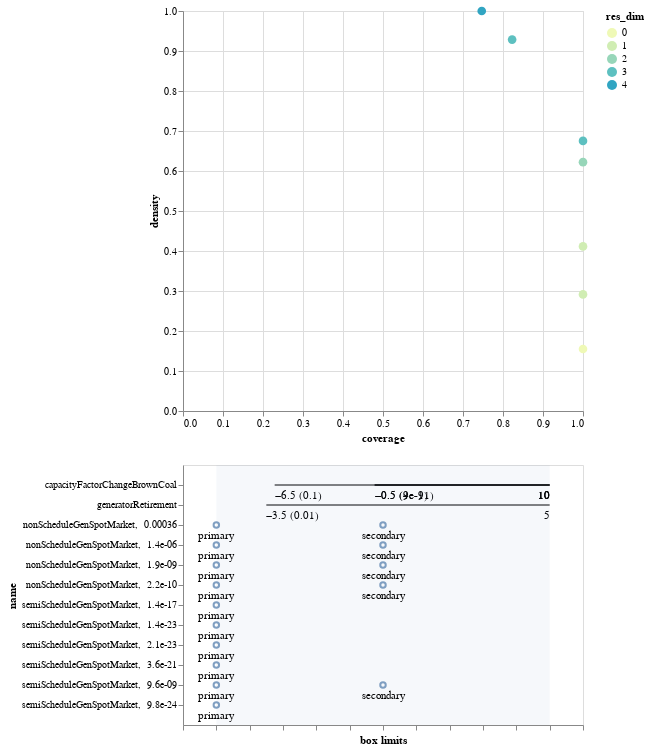

This figure's notebook cell:
### Code cell
box1.inspect_tradeoff()

### Figure 1 — Vega-Lite specification as saved in the notebook (floating-point values rounded to 4 significant figures)
{"config": {"view": {"continuousWidth": 400, "continuousHeight": 300}}, "vconcat": [{"data": {"name": "data-a546922f63047ad15fdf97abcbc89e04"}, "mark": {"type": "circle", "size": 75}, "encoding": {"color": {"type": "ordinal", "field": "res_dim", "scale": {"range": ["#eff9b6", "#d0edb3", "#97d6b9", "#5dc0c0", "#31a5c2", "#1f80b8", "#2354a3", "#21318d"]}}, "opacity": {"condition": {"value": 1, "selection": "selector038"}, "value": 0.4}, "tooltip": [{"type": "ordinal", "field": "id"}, {"type": "quantitative", "field": "coverage", "format": ".2"}, {"type": "quantitative", "field": "density", "format": ".2"}, {"type": "ordinal", "field": "res_dim"}], "x": {"type": "quantitative", "field": "coverage"}, "y": {"type": "quantitative", "field": "density"}}, "height": 400, "selection": {"selector038": {"type": "single", "fields": ["id"]}}, "width": 400}, {"layer": [{"data": {"name": "data-d5f5a1e412242d095616007718e6cb5f"}, "mark": "rule", "encoding": {"x": {"type": "quantitative", "axis": {"grid": false, "labels": false, "title": "box limits"}, "field": "x_lower", "scale": {"domain": [0, 1], "padding": 0.1}}, "x2": {"field": "x_upper"}, "y": {"type": "nominal", "field": "name", "scale": {"padding": 1.0}}}, "transform": [{"calculate": "(datum.x1-datum.minimum)/(datum.maximum-datum.minimum)", "as": "x_lower"}, {"calculate": "(datum.x2-datum.minimum)/(datum.maximum-datum.minimum)", "as": "x_upper"}, {"filter": {"selection": "selector038"}}], "width": 400}, {"data": {"name": "data-d5f5a1e412242d095616007718e6cb5f"}, "mark": {"type": "text", "align": "left", "baseline": "top", "dy": 5}, "encoding": {"text": {"type": "ordinal", "field": "text"}, "x": {"type": "quantitative", "axis": {"grid": false, "labels": false, "title": "box limits"}, "field": "x_lower", "scale": {"domain": [0, 1], "padding": 0.1}}, "x2": {"field": "x_upper"}, "y": {"type": "nominal", "field": "name", "scale": {"padding": 1.0}}}, "transform": [{"calculate": "(datum.x1-datum.minimum)/(datum.maximum-datum.minimum)", "as": "x_lower"}, {"calculate": "(datum.x2-datum.minimum)/(datum.maximum-datum.minimum)", "as": "x_upper"}, {"filter": {"selection": "selector038"}}, {"calculate": "datum.qp_lower>0?format(datum.x1, \".2\")+\" (\"+format(datum.qp_lower, \".1~g\")+\")\" :format(datum.x1, \".2\")", "as": "text"}], "width": 400}, {"data": {"name": "data-d5f5a1e412242d095616007718e6cb5f"}, "mark": {"type": "text", "align": "right", "baseline": "top", "dy": 5}, "encoding": {"text": {"type": "ordinal", "field": "text"}, "x": {"type": "quantitative", "field": "x_upper"}, "x2": {"field": "x_upper"}, "y": {"type": "nominal", "field": "name", "scale": {"padding": 1.0}}}, "transform": [{"calculate": "(datum.x1-datum.minimum)/(datum.maximum-datum.minimum)", "as": "x_lower"}, {"calculate": "(datum.x2-datum.minimum)/(datum.maximum-datum.minimum)", "as": "x_upper"}, {"filter": {"selection": "selector038"}}, {"calculate": "datum.qp_upper>0?format(datum.x2, \".2\")+\" (\"+format(datum.qp_upper, \".1\")+\")\" :format(datum.x2, \".2\")", "as": "text"}], "width": 400}, {"data": {"name": "data-bb8d07f6df3d47a6a475317795287b23"}, "mark": {"type": "rect", "opacity": 0.05}, "encoding": {"x": {"type": "quantitative", "field": "start"}, "x2": {"field": "end"}}}, {"data": {"name": "data-c878f33c6a42455bb7b1577794a52ead"}, "mark": "point", "encoding": {"x": {"type": "quantitative", "field": "x"}, "y": {"type": "nominal", "field": "name"}}, "transform": [{"filter": {"selection": "selector038"}}], "width": 400}, {"data": {"name": "data-c878f33c6a42455bb7b1577794a52ead"}, "mark": {"type": "text", "align": "center", "baseline": "top", "dy": 5}, "encoding": {"text": {"type": "nominal", "field": "item"}, "x": {"type": "quantitative", "field": "x"}, "y": {"type": "nominal", "field": "name"}}, "transform": [{"filter": {"selection": "selector038"}}], "width": 400}]}], "$schema": "https://vega.github.io/schema/vega-lite/v4.0.2.json", "datasets": {"data-a546922f63047ad15fdf97abcbc89e04": [{"coverage": 1.0, "density": 0.1549, "id": 0, "mass": 1.0, "mean": 0.1549, "res_dim": 0}, {"coverage": 1.0, "density": 0.2915, "id": 1, "mass": 0.5314, "mean": 0.2915, "res_dim": 1}, {"coverage": 1.0, "density": 0.4115, "id": 2, "mass": 0.3765, "mean": 0.4115, "res_dim": 1}, {"coverage": 1.0, "density": 0.622, "id": 3, "mass": 0.249, "mean": 0.622, "res_dim": 2}, {"coverage": 1.0, "density": 0.6752, "id": 4, "mass": 0.2294, "mean": 0.6752, "res_dim": 3}, {"coverage": 0.8228, "density": 0.9286, "id": 5, "mass": 0.1373, "mean": 0.9286, "res_dim": 3}, {"coverage": 0.7468, "density": 1.0, "id": 6, "mass": 0.1157, "mean": 1.0, "res_dim": 4}], "data-d5f5a1e412242d095616007718e6cb5f": [{"x1": -6.5, "x2": 10.0, "name": "capacityFactorChangeBrownCoal", "id": 4, "minimum": -10.0, "maximum": 10.0, "qp_lower": 0.1373, "qp_upper": -1.0}, {"x1": -0.5, "x2": 10.0, "name": "capacityFactorChangeBrownCoal", "id": 5, "minimum": -10.0, "maximum": 10.0, "qp_lower": 4.214e-09, "qp_upper": -1.0}, {"x1": -3.5, "x2": 5.0, "name": "generatorRetirement", "id": 6, "minimum": -5.0, "maximum": 5.0, "qp_lower": 0.01262, "qp_upper": -1.0}, {"x1": -0.5, "x2": 10.0, "name": "capacityFactorChangeBrownCoal", "id": 6, "minimum": -10.0, "maximum": 10.0, "qp_lower": 9.205e-11, "qp_upper": -1.0}], "data-bb8d07f6df3d47a6a475317795287b23": [{"end": 1, "start": 0}], "data-c878f33c6a42455bb7b1577794a52ead": [{"id": 1, "item": "primary", "n_items": 3, "name": "semiScheduleGenSpotMarket,  9.6e-09", "x": 0.0}, {"id": 1, "item": "secondary", "n_items": 3, "name": "semiScheduleGenSpotMarket,  9.6e-09", "x": 0.5}, {"id": 2, "item": "primary", "n_items": 2, "name": "semiScheduleGenSpotMarket,  1.4e-17", "x": 0.0}, {"id": 3, "item": "primary", "n_items": 2, "name": "semiScheduleGenSpotMarket,  1.4e-23", "x": 0.0}, {"id": 3, "item": "primary", "n_items": 3, "name": "nonScheduleGenSpotMarket,  1.4e-06", "x": 0.0}, {"id": 3, "item": "secondary", "n_items": 3, "name": "nonScheduleGenSpotMarket,  1.4e-06", "x": 0.5}, {"id": 4, "item": "primary", "n_items": 2, "name": "semiScheduleGenSpotMarket,  9.8e-24", "x": 0.0}, {"id": 4, "item": "primary", "n_items": 3, "name": "nonScheduleGenSpotMarket,  0.00036", "x": 0.0}, {"id": 4, "item": "secondary", "n_items": 3, "name": "nonScheduleGenSpotMarket,  0.00036", "x": 0.5}, {"id": 5, "item": "primary", "n_items": 2, "name": "semiScheduleGenSpotMarket,  3.6e-21", "x": 0.0}, {"id": 5, "item": "primary", "n_items": 3, "name": "nonScheduleGenSpotMarket,  1.9e-09", "x": 0.0}, {"id": 5, "item": "secondary", "n_items": 3, "name": "nonScheduleGenSpotMarket,  1.9e-09", "x": 0.5}, {"id": 6, "item": "primary", "n_items": 2, "name": "semiScheduleGenSpotMarket,  2.1e-23", "x": 0.0}, {"id": 6, "item": "primary", "n_items": 3, "name": "nonScheduleGenSpotMarket,  2.2e-10", "x": 0.0}, {"id": 6, "item": "secondary", "n_items": 3, "name": "nonScheduleGenSpotMarket,  2.2e-10", "x": 0.5}]}}
